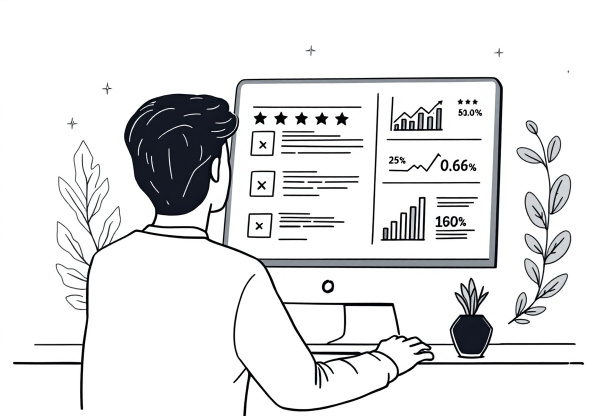
#> input picture materials/lead-magnets/The-Affiliate-Marketing-Blueprint/images/product-selection.png, 1216 x 832 px (shown at 1/2 size)
$ python build_blueprint.py
#> lines starting #> are read from the running program, lines starting #| are printed output that depends on the picture
#!/usr/bin/env python3
"""Render The Affiliate Marketing Blueprint PDF from tools/templates/blueprint.{html,css}.

The blueprint is the 7figure site's lead magnet: WelcomeEmail links it at
wp-content/uploads/lead-magnets/The-Affiliate-Marketing-Blueprint.pdf. This tool only
builds it into deliverables/; copying it to the 7figure site is a separate, manual step.

Inputs:
  - tools/templates/blueprint.html + blueprint.css         the copy and layout
  - materials/lead-magnets/The-Affiliate-Marketing-Blueprint/images/   the illustrations
  - the 7_Figure_Affiliate theme's Manrope woff2           assets/css/src/fonts/
  - materials/fonts/fraunces/                              Fraunces (the theme never loads it)
  - materials/fonts/newsreader/                            Newsreader, for Fraunces' lowercase f only

The illustrations are re-encoded to JPEG first: Chrome embeds a PNG losslessly, which is
what made the Gamma export 2.9 MB. The cover is clipboard.jpg with its drawn checklist
moved down the paper to make room for the live title.

The campaign roadmap is checked before printing: each campaign's numbers must chain into
the next and end at the goal, and every figure shown must match them.

Usage:
    .venv/bin/python tools/build_blueprint.py [--out PATH]
"""

import argparse
import re
import sys
from decimal import Decimal
from html.parser import HTMLParser
from pathlib import Path

from PIL import Image
from playwright.sync_api import sync_playwright

WAT = Path(__file__).resolve().parent.parent
TEMPLATES = WAT / "tools" / "templates"
IMAGES = WAT / "materials" / "lead-magnets" / "The-Affiliate-Marketing-Blueprint" / "images"
FONTS = Path("/home/tevis/7figure.affiliatemarketconnect.com/wp-content/themes/7_Figure_Affiliate/assets/css/src/fonts")
FRAUNCES = WAT / "materials" / "fonts" / "fraunces"
NEWSREADER = WAT / "materials" / "fonts" / "newsreader"
OUT_DIR = WAT / ".tmp" / "blueprint"
RENDERED = OUT_DIR / "blueprint.html"
DEFAULT_OUT = WAT / "deliverables" / "The-Affiliate-Marketing-Blueprint.pdf"
# The welcome email links the PDF for download; keep it light.
MAX_BYTES = 2 * 1024 * 1024

STEP_ART = ["product-selection.png", "domain-and-web-hosting.png", "website-creation.png", "traffic-generation.png"]
JPEG_QUALITY = 85

# Pixel geometry of clipboard.jpg (896 x 1152). Re-measure if the image is replaced; the
# cover's text positions in blueprint.html/.css use the same grid.
PAPER_WHITE = (254, 254, 254)
CHECKLIST = (270, 310, 660, 760)   # the drawn checkboxes and lines, cut out and blanked
CHECKLIST_SCALE = 0.72
CHECKLIST_AT = (319, 578)          # where the scaled copy goes, near the foot of the paper


def prepare_images() -> Path:
    """Write the cover and the JPEG copies of the art into .tmp/blueprint/images/."""
    out = OUT_DIR / "images"
    out.mkdir(parents=True, exist_ok=True)
    for name in STEP_ART + ["funnel.jpg", "clipboard.jpg"]:
        if not (IMAGES / name).is_file():
            raise FileNotFoundError(IMAGES / name)

    for name in STEP_ART + ["funnel.jpg"]:
        Image.open(IMAGES / name).convert("RGB").save(out / (Path(name).stem + ".jpg"), quality=JPEG_QUALITY, optimize=True)

    board = Image.open(IMAGES / "clipboard.jpg").convert("RGB")
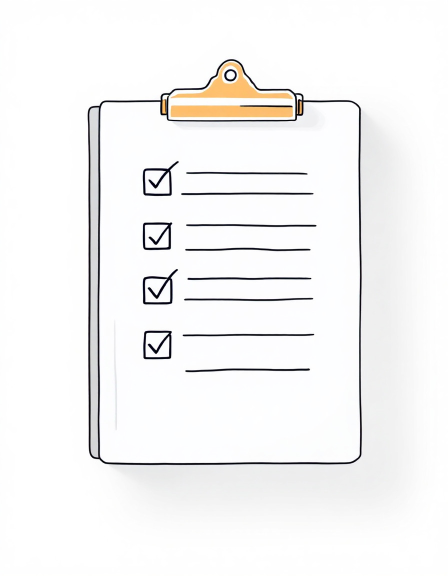
#> input picture materials/lead-magnets/The-Affiliate-Marketing-Blueprint/images/clipboard.jpg, 896 x 1152 px (shown at 1/2 size)
#> board is the input picture: PIL image 896x1152 RGB; mean R, G, B 245.4, 245, 244.8
    checklist = board.crop(CHECKLIST)
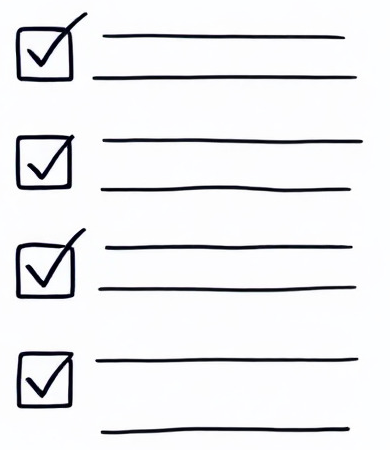
#> checklist: PIL image 390x450 RGB; mean R, G, B 235.9, 236.2, 238.1
    w, h = checklist.size
#> w = 390; h = 450
    checklist = checklist.resize((round(w * CHECKLIST_SCALE), round(h * CHECKLIST_SCALE)), Image.LANCZOS)
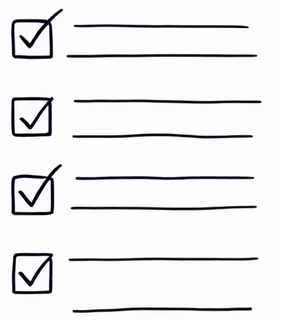
#> checklist: PIL image 281x324 RGB; mean R, G, B 235.9, 236.1, 237.9
    board.paste(PAPER_WHITE, CHECKLIST)
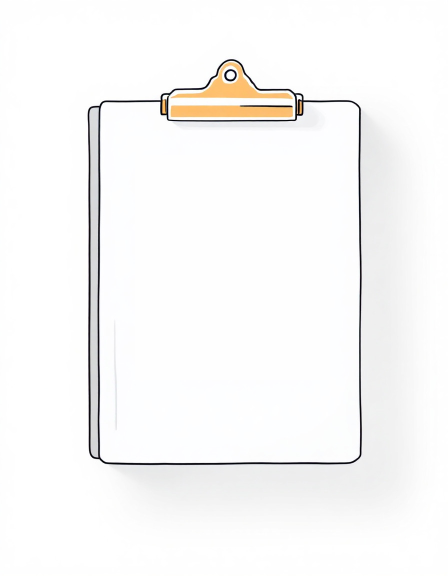
#> board: PIL image 896x1152 RGB (shown at 1/2 size); mean R, G, B 248.5, 248, 247.5
    board.paste(checklist, CHECKLIST_AT)
    board.save(out / "cover.jpg", quality=90, optimize=True)
    return out


def render_html(images: Path) -> str:
#> (the run stopped early here; a loop or call above may not have finished)
